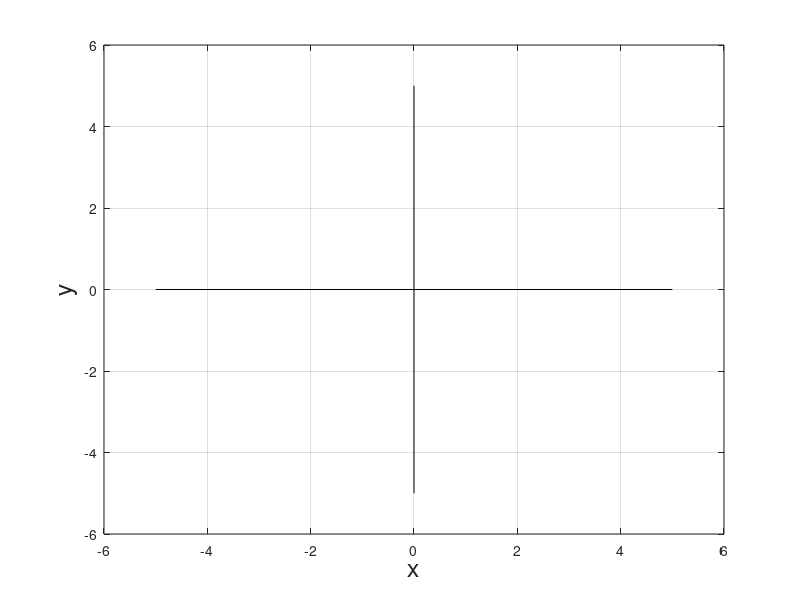
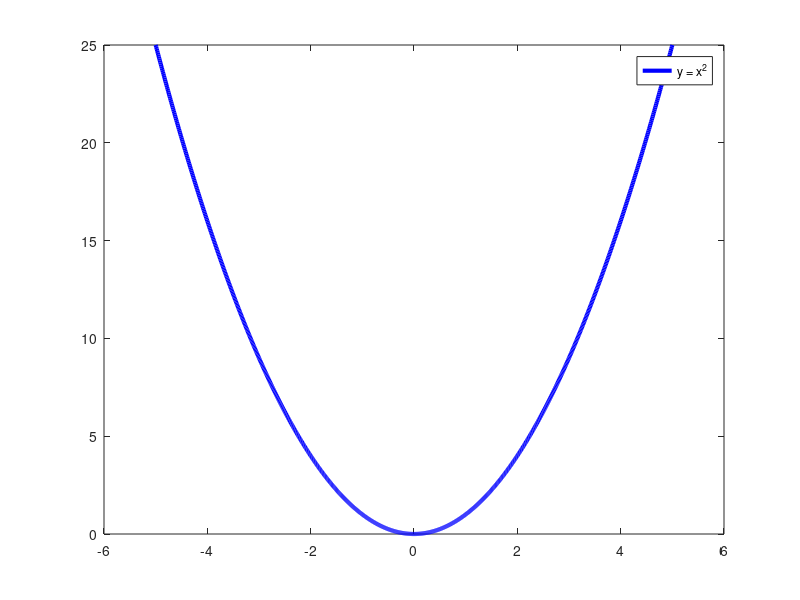

The MATLAB script that drew these images, in order: (Note: this script raises an error after producing the figures.)
i = 1;
%% blank axes
figure(i)
plot([0 0],[-5 5],'k')
hold on
plot([-5 5],[0 0],'k')
grid on
xlabel('x','FontSize',18)
ylabel('y','FontSize',18)

%% basic y = x^2  part 5(a)
i = i+1;
figure(i)
x = -5:0.01:5;
plot(x,x.^2,'b','LineWidth',3)
AX = legend('y = x^2');
AX.FontSize = 18;
hold on
grid on
axis([-5 5 -5 5])
xlabel('x','FontSize',18)
ylabel('y','FontSize',18)
plot([0 0],[-5 5],'k')
plot([-5 5],[0 0],'k')
hold off

%% y = x^2 + 2  part 5(b)
i = i+1;
figure(i)
x = -5:0.01:5;
plot(x,x.^2+2,'r',x,x.^2,'b--','LineWidth',3)
AX = legend('y = x^2+2','y = x^2');
AX.FontSize = 18;
hold on
grid on
axis([-5 5 -5 5])
xlabel('x','FontSize',18)
ylabel('y','FontSize',18)
plot([0 0],[-5 5],'k')
plot([-5 5],[0 0],'k')
hold off

%% y = (x+2)^2  part 5(c)
i = i+1;
figure(i)
x = -5:0.01:5;
plot(x,(x+2).^2,'r',x,x.^2,'b--','LineWidth',3)
AX = legend('y = (x+2)^2','y = x^2');
AX.FontSize = 18;
hold on
grid on
axis([-5 5 -5 5])
xlabel('x','FontSize',18)
ylabel('y','FontSize',18)
plot([0 0],[-5 5],'k')
plot([-5 5],[0 0],'k')
hold off

%% y = 2x^2  part 5(d)
i = i+1;
figure(i)
x = -5:0.01:5;
plot(x,2*x.^2,'r',x,x.^2,'b--','LineWidth',3)
AX = legend('y = 2x^2','y = x^2');
AX.FontSize = 18;
hold on
grid on
axis([-5 5 -5 5])
xlabel('x','FontSize',18)
ylabel('y','FontSize',18)
plot([0 0],[-5 5],'k')
plot([-5 5],[0 0],'k')
hold off

%% y = 2x^2 - 3  part 5(e)
i = i+1;
figure(i)
x = -5:0.01:5;
plot(x,2*x.^2 - 3,'r',x,x.^2,'b--','LineWidth',3)
AX = legend('y = 2x^2 - 3','y = x^2');
AX.FontSize = 18;
hold on
grid on
axis([-5 5 -5 5])
xlabel('x','FontSize',18)
ylabel('y','FontSize',18)
plot([0 0],[-5 5],'k')
plot([-5 5],[0 0],'k')
hold off

%% y = -2x^2  part 5(f)
i = i+1;
figure(i)
x = -5:0.01:5;
plot(x,-2*x.^2,'r',x,x.^2,'b--','LineWidth',3)
AX = legend('y = -2x^2','y = x^2');
AX.FontSize = 18;
hold on
grid on
axis([-5 5 -5 5])
xlabel('x','FontSize',18)
ylabel('y','FontSize',18)
plot([0 0],[-5 5],'k')
plot([-5 5],[0 0],'k')
hold off

%% y = 5-2x^2  part 5(g)
i = i+1;
figure(i)
x = -5:0.01:5;
plot(x,5-2*x.^2,'r',x,x.^2,'b--','LineWidth',3)
AX = legend('y = 5-2x^2','y = x^2');
AX.FontSize = 18;
hold on
grid on
axis([-5 5 -5 5])
xlabel('x','FontSize',18)
ylabel('y','FontSize',18)
plot([0 0],[-5 5],'k')
plot([-5 5],[0 0],'k')
hold off

%% h(t) for Q6
i = i+1;
figure(i)
x1 = [-4 -2];
y1 = [2 0];
x2 = [-2 0];
y2 = [0 2];
x3 = [0 2];
y3 = [2 2];
plot(x1,y1,'b',x2,y2,'b',x3,y3,'b','LineWidth',3)
title('y = h(t)','FontSize',18)
hold on
grid on
axis([-5 5 -5 5])
xlabel('x','FontSize',18)
ylabel('y','FontSize',18)
plot([0 0],[-5 5],'k')
plot([-5 5],[0 0],'k')
hold off

%% Q6(a)
i = i+1;
figure(i)
x1 = [-4 -2];
y1 = [4 2];
x2 = [-2 0];
y2 = [2 4];
x3 = [0 2];
y3 = [4 4];
plot(x1,y1,'b',x2,y2,'b',x3,y3,'b','LineWidth',3)
title('y = h(t)+2','FontSize',18)
hold on
grid on
axis([-5 5 -5 5])
xlabel('x','FontSize',18)
ylabel('y','FontSize',18)
plot([0 0],[-5 5],'k')
plot([-5 5],[0 0],'k')
hold off

%% Q6(b)
i = i+1;
figure(i)
x1 = [-4 -2];
y1 = [-2 0];
x2 = [-2 0];
y2 = [0 -2];
x3 = [0 2];
y3 = [-2 -2];
plot(x1,y1,'b',x2,y2,'b',x3,y3,'b','LineWidth',3)
title('y = -h(t)','FontSize',18)
hold on
grid on
axis([-5 5 -5 5])
xlabel('x','FontSize',18)
ylabel('y','FontSize',18)
plot([0 0],[-5 5],'k')
plot([-5 5],[0 0],'k')
hold off

%% Q6(c)
i = i+1;
figure(i)
x1 = [-4 -2];
y1 = [3 0];
x2 = [-2 0];
y2 = [0 3];
x3 = [0 2];
y3 = [3 3];
plot(x1,y1,'b',x2,y2,'b',x3,y3,'b','LineWidth',3)
title('y = 5 - h(t)','FontSize',18)
hold on
grid on
axis([-5 5 -5 5])
xlabel('x','FontSize',18)
ylabel('y','FontSize',18)
plot([0 0],[-5 5],'k')
plot([-5 5],[0 0],'k')
hold off

%% Q6(d)
i = i+1;
figure(i)
x1 = [-4 -2];
y1 = [4 0];
x2 = [-2 0];
y2 = [0 4];
x3 = [0 2];
y3 = [4 4];
plot(x1,y1,'b',x2,y2,'b',x3,y3,'b','LineWidth',3)
title('y = 2h(t)','FontSize',18)
hold on
grid on
axis([-5 5 -5 5])
xlabel('x','FontSize',18)
ylabel('y','FontSize',18)
plot([0 0],[-5 5],'k')
plot([-5 5],[0 0],'k')
hold off

%% Q6(e)
i = i+1;
figure(i)
x1 = [-1 1];
y1 = [2 0];
x2 = [1 3];
y2 = [0 2];
x3 = [3 5];
y3 = [2 2];
plot(x1,y1,'b',x2,y2,'b',x3,y3,'b','LineWidth',3)
title('y = h(t - 3)','FontSize',18)
hold on
grid on
axis([-5 5 -5 5])
xlabel('x','FontSize',18)
ylabel('y','FontSize',18)
plot([0 0],[-5 5],'k')
plot([-5 5],[0 0],'k')
hold off

%% Q6(f)
i = i+1;
figure(i)
x1 = [-3 -1];
y1 = [1 3];
x2 = [-1 1];
y2 = [3 1];
x3 = [1 3];
y3 = [1 1];
plot(x1,y1,'b',x2,y2,'b',x3,y3,'b','LineWidth',3)
title('y = h(t)','FontSize',18)
hold on
grid on
axis([-5 5 -5 5])
xlabel('x','FontSize',18)
ylabel('y','FontSize',18)
plot([0 0],[-5 5],'k')
plot([-5 5],[0 0],'k')
hold off